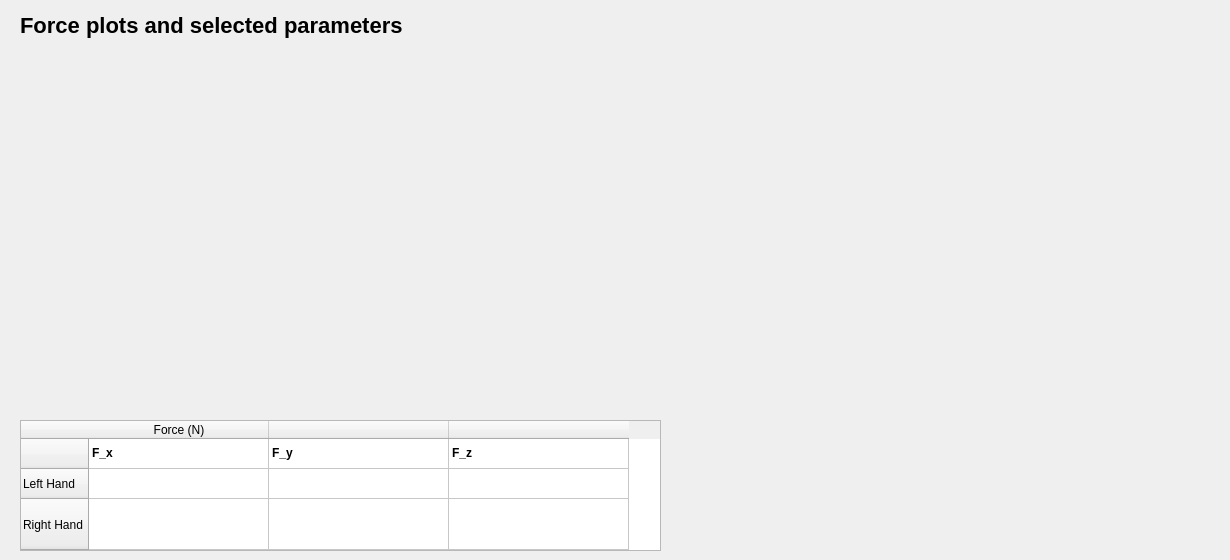
        <widget class="QWidget" name="Kraft">
         <attribute name="title">
          <string>Force Data (N)</string>
         </attribute>
         <widget class="QLabel" name="label_kraftplots">
          <property name="geometry">
           <rect>
            <x>20</x>
            <y>10</y>
            <width>571</width>
            <height>31</height>
           </rect>
          </property>
          <property name="font">
           <font>
            <pointsize>-1</pointsize>
            <weight>75</weight>
            <bold>true</bold>
           </font>
          </property>
          <property name="styleSheet">
           <string notr="true">font-size: 22px;
font-weight: bold; /* Wenn es fett gedruckt sein soll */</string>
          </property>
          <property name="text">
           <string>Force plots and selected parameters</string>
          </property>
         </widget>
         <widget class="QWidget" name="plot_links_kraft" native="true">
          <property name="geometry">
           <rect>
            <x>20</x>
            <y>50</y>
            <width>571</width>
            <height>341</height>
           </rect>
          </property>
          <property name="styleSheet">
           <string notr="true">/*background-color: #1a1a1a; /* Dunkler Hintergrund für den Plot-Bereich */
</string>
          </property>
         </widget>
         <widget class="QWidget" name="plot_rechts_kraft" native="true">
          <property name="geometry">
           <rect>
            <x>650</x>
            <y>50</y>
            <width>571</width>
            <height>341</height>
           </rect>
          </property>
          <property name="styleSheet">
           <string notr="true">/*background-color: #1a1a1a; /* Dunkler Hintergrund für den Plot-Bereich */
</string>
          </property>
         </widget>
         <widget class="QTableWidget" name="tabelle_kraft">
          <property name="geometry">
           <rect>
            <x>20</x>
            <y>420</y>
            <width>641</width>
            <height>131</height>
           </rect>
          </property>
          <property name="styleSheet">
           <string notr="true"/>
          </property>
          <property name="editTriggers">
           <set>QAbstractItemView::NoEditTriggers</set>
          </property>
          <property name="selectionMode">
           <enum>QAbstractItemView::NoSelection</enum>
          </property>
          <property name="rowCount">
           <number>3</number>
          </property>
          <property name="columnCount">
           <number>3</number>
          </property>
          <attribute name="horizontalHeaderDefaultSectionSize">
           <number>180</number>
          </attribute>
          <attribute name="horizontalHeaderStretchLastSection">
           <bool>false</bool>
          </attribute>
          <attribute name="verticalHeaderStretchLastSection">
           <bool>true</bool>
          </attribute>
          <row>
           <property name="text">
            <string/>
           </property>
          </row>
          <row>
           <property name="text">
            <string>Left Hand</string>
           </property>
          </row>
          <row>
           <property name="text">
            <string>Right Hand</string>
           </property>
          </row>
          <column>
           <property name="text">
            <string>Force (N)</string>
           </property>
          </column>
          <column>
           <property name="text">
            <string/>
           </property>
          </column>
          <column>
           <property name="text">
            <string/>
           </property>
          </column>
          <item row="0" column="0">
           <property name="text">
            <string>F_x</string>
           </property>
           <property name="font">
            <font>
             <weight>75</weight>
             <bold>true</bold>
            </font>
           </property>
          </item>
          <item row="0" column="1">
           <property name="text">
            <string>F_y</string>
           </property>
           <property name="font">
            <font>
             <weight>75</weight>
             <bold>true</bold>
            </font>
           </property>
          </item>
          <item row="0" column="2">
           <property name="text">
            <string>F_z</string>
           </property>
           <property name="font">
            <font>
             <weight>75</weight>
             <bold>true</bold>
            </font>
           </property>
          </item>
         </widget>
        </widget>
